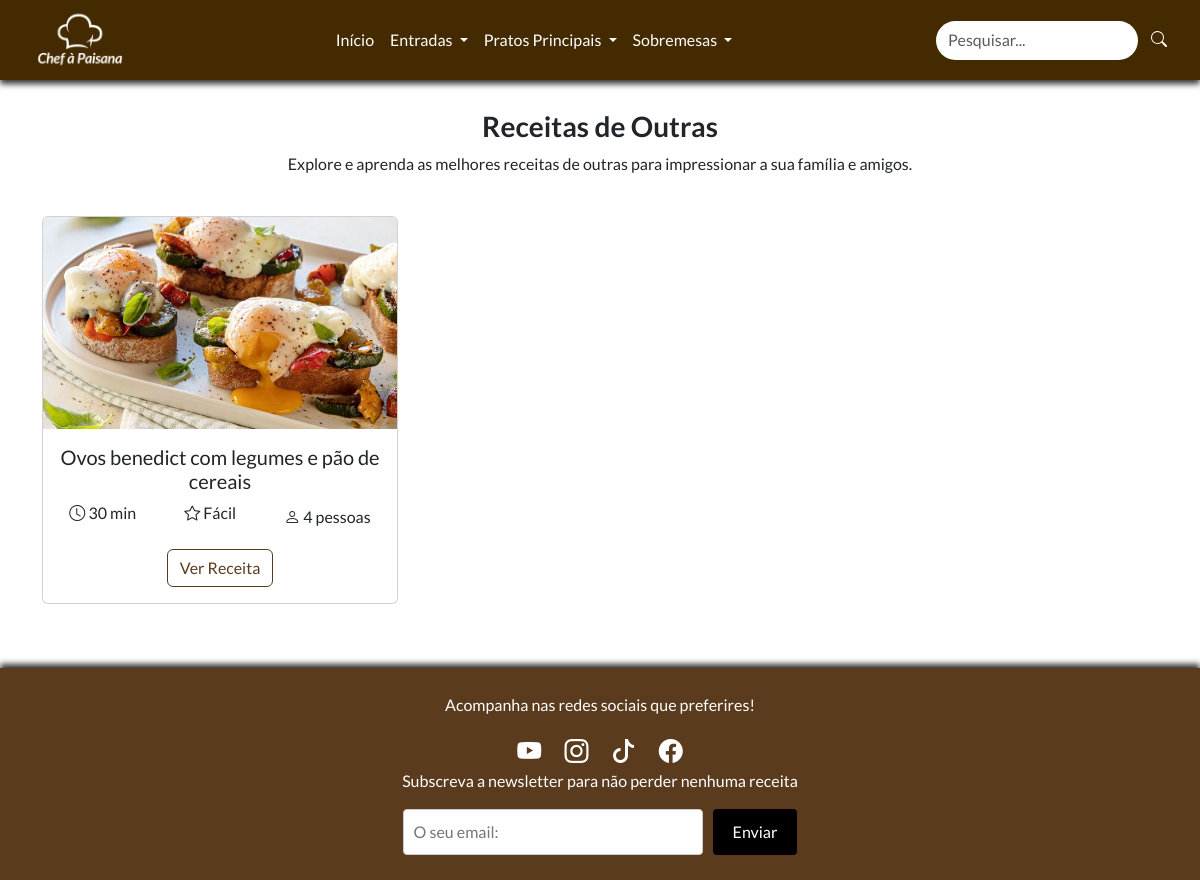
Before: /receitas.php?tipo=outras with the older database file.
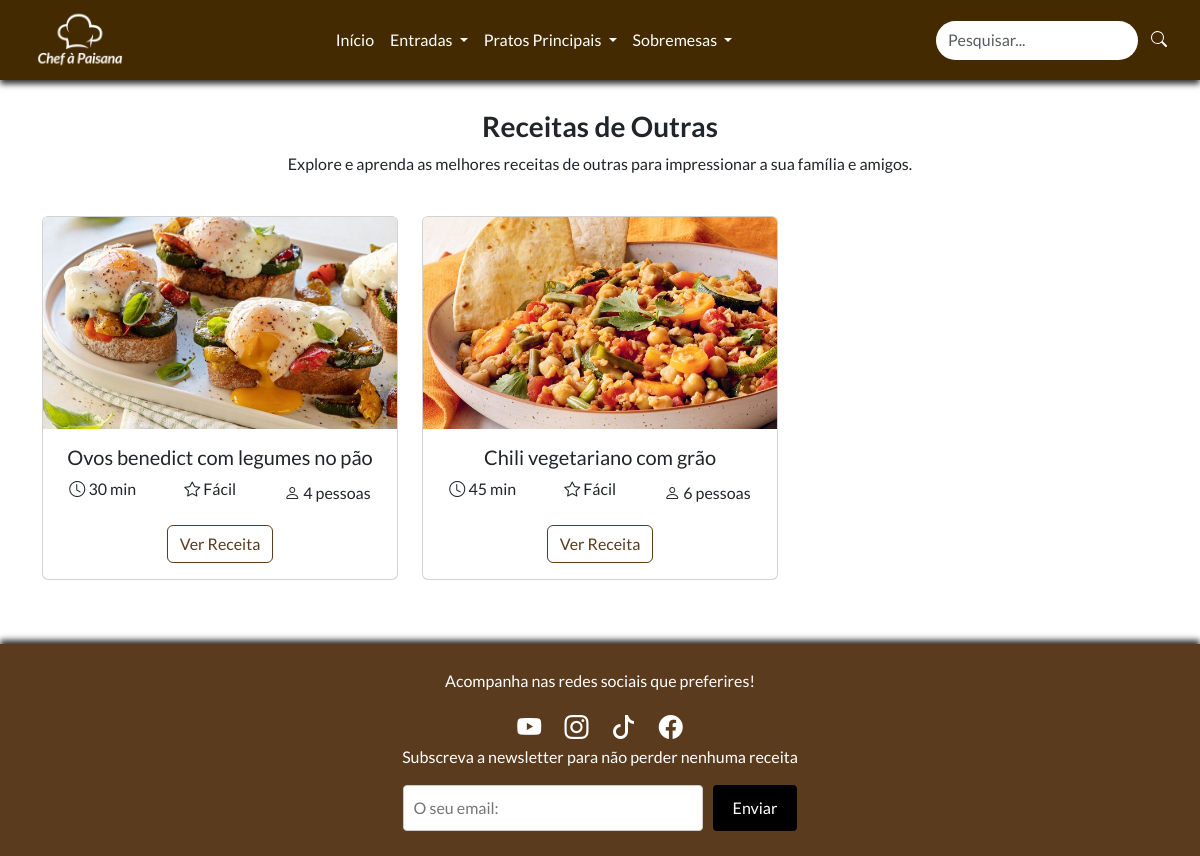
After: the same page with the newer database file.
### tables this page shows
CREATE TABLE IF NOT EXISTS `receitas` (
  `id` int(11) unsigned NOT NULL AUTO_INCREMENT,
  `imagem` varchar(128) DEFAULT NULL,
  `titulo` varchar(50) DEFAULT NULL,
  `ingredientes` text DEFAULT NULL,
  `temp_prep` int(11) DEFAULT NULL,
  `preparacao` longtext DEFAULT NULL,
  `dificuldade` varchar(50) DEFAULT NULL,
  `n_pessoas` int(11) DEFAULT NULL,
  `tipo_receita` varchar(50) DEFAULT NULL,
  PRIMARY KEY (`id`)
);

### receitas.php (the view, shortened to what this page needs)
<?php
require('includes/connections.php');
$tipoReceita = '';
if (isset($_GET['tipo'])) {
    $tipoReceita = htmlspecialchars($_GET['tipo']);
    $sql = 'SELECT * FROM receitas WHERE tipo_receita = :tipo_receita';
    $stmt = $dbh->prepare($sql);
    $stmt->execute([':tipo_receita' => $tipoReceita]);
    $receitas = $stmt->fetchAll(PDO::FETCH_ASSOC);
}
?>
<!DOCTYPE html>
<html lang="pt">
<head>
    <?php require('includes/linkscss.php'); ?>
</head>
<body>
    <?php require('includes/header.php'); ?>
    <div class="container text-center">
      <?php if (!empty($receitas)): ?>
          <h3 class="fw-bold" style="margin-top: 110px">Receitas de <?php echo ucfirst($tipoReceita); ?></h3>
          <p>Explore e aprenda as melhores receitas de <?php echo $tipoReceita; ?> para impressionar a sua família e amigos.</p>
          <div class="row">
              <?php foreach ($receitas as $receita): ?>
                  <div class="col-md-4 mt-4 mb-5">
                      <div class="card">
                          <img src="imgs/<?php echo $receita['imagem']; ?>" class="card-img-top" alt="<?php echo $receita['titulo']; ?>">
                          <div class="card-body">
                              <h5 class="card-title"><?php echo $receita['titulo']; ?></h5>
                              <div class="d-flex justify-content-center align-items-center mb-3">
                                  <div class="me-5 mb-2"><i class="bi bi-clock"></i> <?php echo $receita['temp_prep']; ?> min</div>
                                  <div class="me-5 mb-2"><i class="bi bi-star"></i> <?php echo $receita['dificuldade']; ?></div>
                                  <div><i class="bi bi-person"></i> <?php echo $receita['n_pessoas']; ?> pessoas</div>
                              </div>
                                <a href="receita.php?id=<?php echo $receita['id']; ?>" class="btn"
                                    style="border: 1px solid #5b3b1e; color: #5b3b1e; background-color: transparent;"
                                    onmouseover="this.style.backgroundColor='#5b3b1e'; this.style.color='white';"
                                    onmouseout="this.style.backgroundColor='transparent'; this.style.color='#5b3b1e';">
                                    Ver Receita
                                </a>
                          </div>
                      </div>
                  </div>
              <?php endforeach; ?>
          </div>
      <?php else: ?>
          <h4>Nenhuma receita encontrada para esta categoria.</h4>
          <a href="index.php" class="btn btn-secondary mt-3">Voltar</a>
      <?php endif; ?>
    </div>
    <?php require('includes/footer.php'); ?>
</body>
</html>

Changed rows visible on the page:
changed receitas: titulo "Ovos benedict com legumes e pão de cereais" → "Ovos benedict com legumes no pão"
added receitas: imagem (picture), titulo "Chili vegetariano com grão", temp_prep "45", dificuldade "Fácil", n_pessoas "6"
